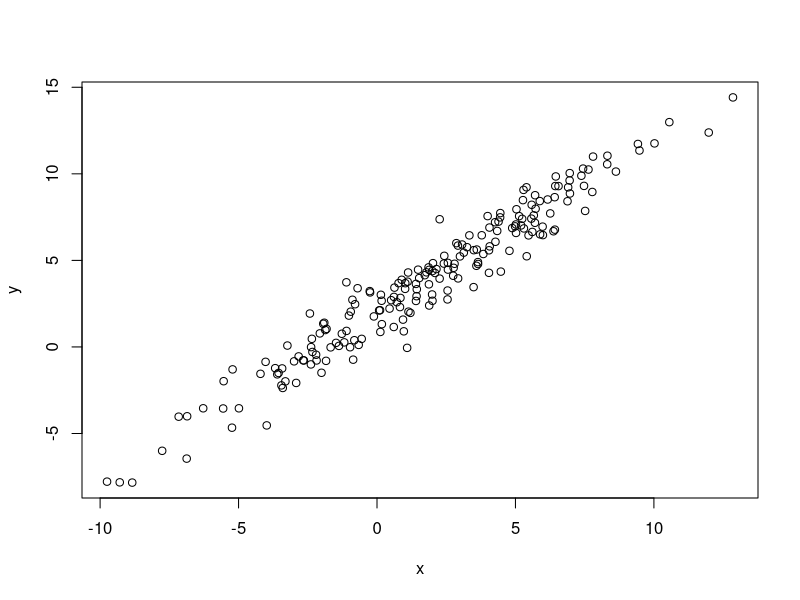
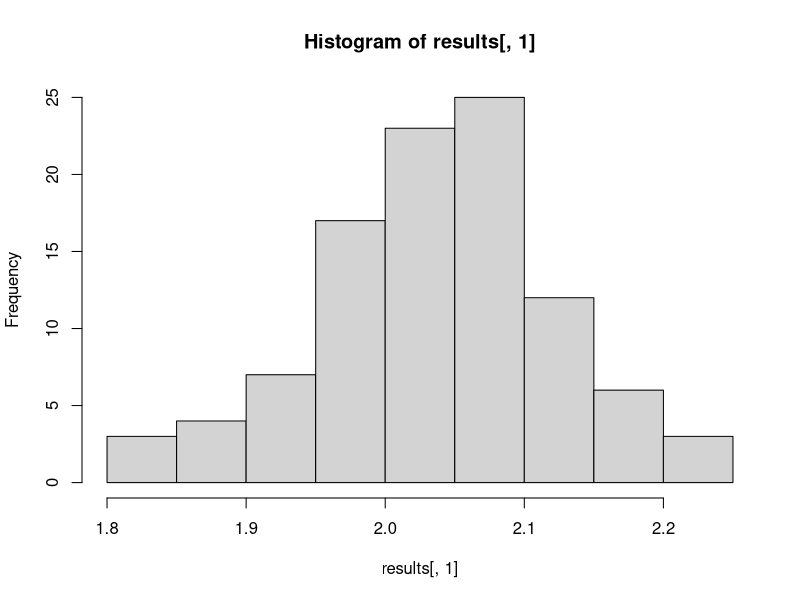
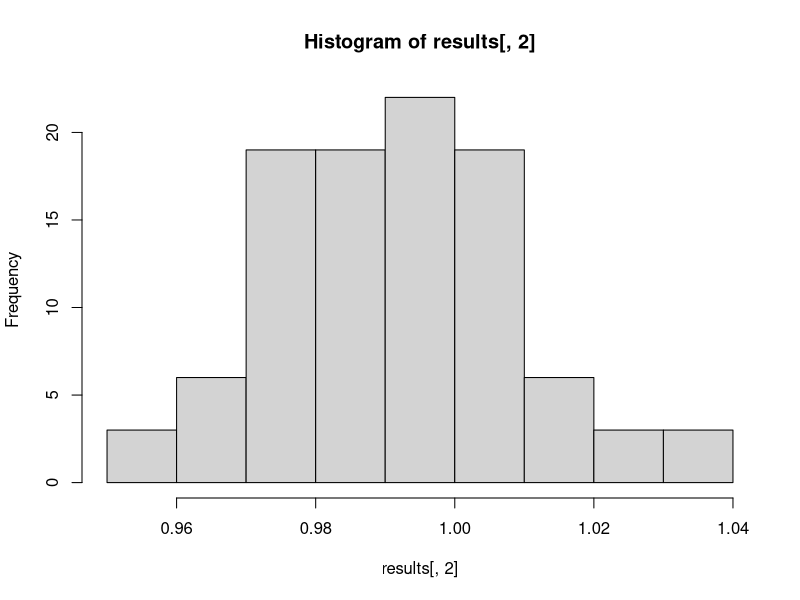

Write the R code that produced these figures, in order.



# Questão 1 ---------------------------------------------------------------

#' Considere a lista abaixo
#' Use map para contar quantos caracteres tem cada palavra
palavras <- list("gato", "cachorro", "elefante", "leão")


# Questão 2 ---------------------------------------------------------------

#' Crie um json com as seguintes variáveis: produto,preço e vencimento
#' Considere 3 produtos
#' Selecione o segundo argumento


# Questão 3 ---------------------------------------------------------------
#' O código a seguir simula o desempenho de um teste t para dados normais. 
#' Repita o teste N vezes usando map
#' Extraia o valor p de cada teste.
t.test( rnorm(100, 10), rnorm(90, 10) )


# Questão 4 ---------------------------------------------------------------
#' Reproduza o exemplo abaixo usando snowfall
n = 200
x = rnorm(n,1.80,4) # covariável
a = 2
b = 1
y  = a + b*x + rnorm(n,0,1) # resposta simulada
plot(x,y)
dados = data.frame(y,x)
rs = lm(y~x,data = dados) # aplicando modelo de regressão

B = 100 # quantidade de repetições
results = matrix(0,B,2)
for(i in 1:B){
  id_B = sample(1:n,n,replace = T)
  dados_B = dados[id_B,]
  rs_b = lm(y~x,data = dados_B)
  COEF = coef(rs_b)
  results[i,] = COEF
}

hist(results[,1])
hist(results[,2])
colMeans(results)


# Questão 5 ---------------------------------------------------------------

#' Elabore um exemplo para usar a função map2 ou pmap
